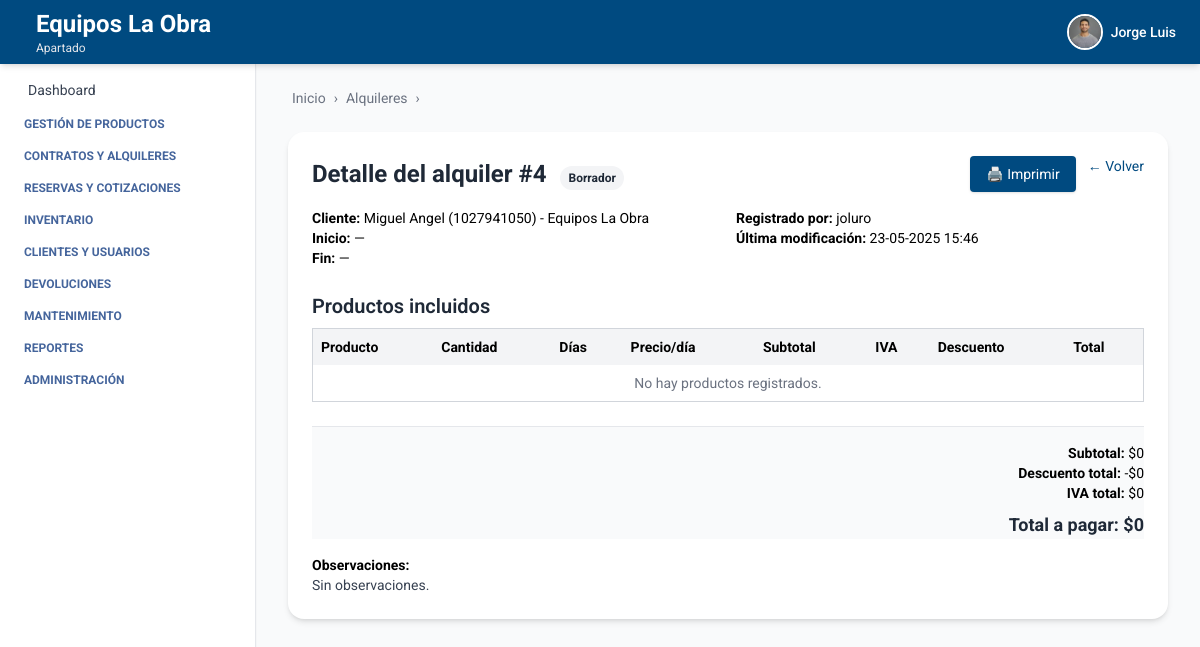
Before: /alquiler/ver/4/ (signed in) with the older database file.
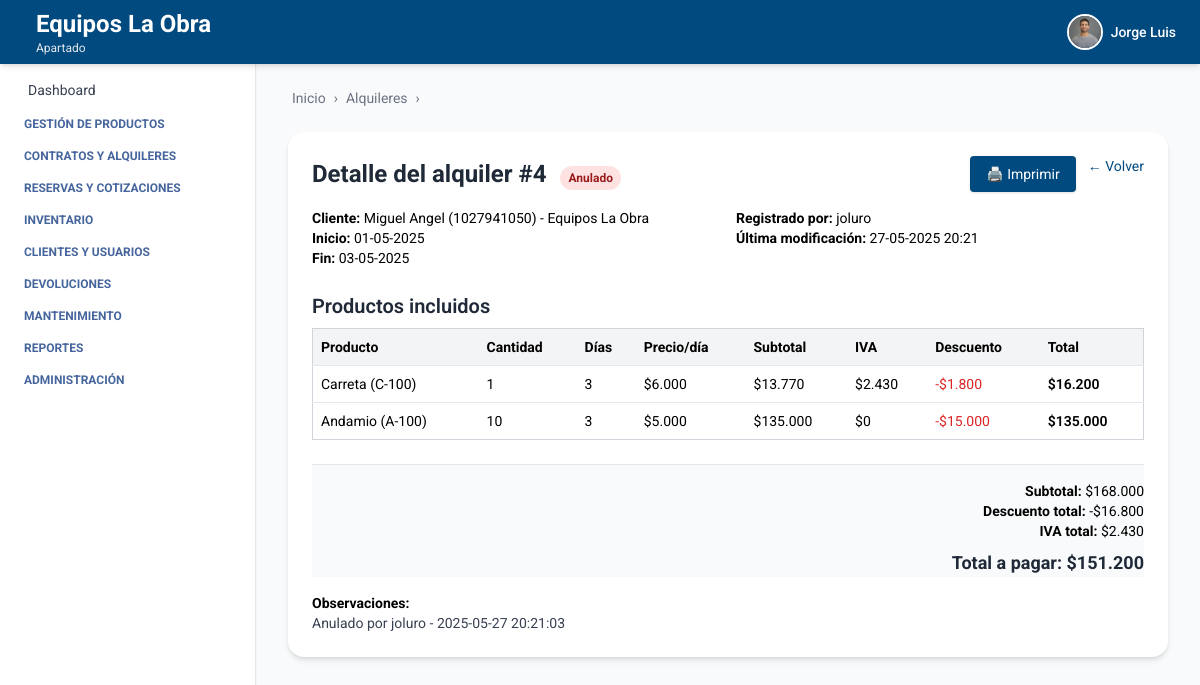
After: the same page with the newer database file.
### alquiler/models.py (models this page shows, shortened)
class Alquiler(models.Model):
    ESTADOS_ALQUILER = [
        ('cotizacion', 'Cotización'),
        ('borrador', 'Borrador'),
        ('reservado', 'Reservado'),
        ('en_curso', 'En curso'),
        ('liquidado', 'Liquidado'),
        ('anulado', 'Anulado'),
    ]
    usuario = models.ForeignKey(
        settings.AUTH_USER_MODEL, on_delete=models.CASCADE)
    cliente = models.ForeignKey(
        Cliente, on_delete=models.PROTECT, related_name='alquileres', null=True, blank=True)
    fecha_inicio = models.DateField(null=True, blank=True)
    fecha_fin = models.DateField(null=True, blank=True)
    observaciones = models.TextField(blank=True)
    total = models.DecimalField(
        max_digits=10, decimal_places=2, default=0.0,
        help_text="Total cobro del alquiler"
    )
    estado = models.CharField(
        max_length=20, choices=ESTADOS_ALQUILER, default='borrador')
    descuento_general = models.DecimalField(
        max_digits=5, decimal_places=2, default=0.0,
        help_text="Descuento general en % sobre el total del alquiler"
    )
    created_at = models.DateTimeField(auto_now_add=True)
    updated_at = models.DateTimeField(auto_now=True)
    created_by = models.ForeignKey(
        settings.AUTH_USER_MODEL, on_delete=models.SET_NULL,
        null=True, blank=True, related_name='alquileres_creados_por'
    )
    updated_by = models.ForeignKey(
        settings.AUTH_USER_MODEL, on_delete=models.SET_NULL,
        null=True, blank=True, related_name='alquileres_actualizados_por'
    )

class AlquilerItem(models.Model):
    alquiler = models.ForeignKey(
        'Alquiler', on_delete=models.CASCADE, related_name='items')
    producto = models.ForeignKey('producto.Producto', on_delete=models.CASCADE)
    cantidad = models.PositiveIntegerField(null=True, blank=True, default=1)
    dias_a_cobrar = models.PositiveIntegerField(null=True, blank=True)
    precio_dia = models.DecimalField(max_digits=10, decimal_places=2)
    valor_iva = models.DecimalField(max_digits=10, decimal_places=2, default=0)
    subtotal_item = models.DecimalField(
        max_digits=10, decimal_places=2, default=0)
    descuento_porcentaje = models.DecimalField(
        max_digits=10, decimal_places=2, default=0.0,
        help_text="Descuento individual en % (ej. 10 para 10%)"
    )
    valor_item = models.DecimalField(
        max_digits=10, decimal_places=2, default=0)
    @property
    def valor_descuento(self):
        base = self.cantidad * self.dias_a_cobrar * self.precio_dia
        return base * (self.descuento_porcentaje / Decimal('100'))

### persona/models.py (models this page shows, shortened)
class Persona(models.Model):
    TIPO_DOCUMENTO_CHOICES = [
        ('CC', 'Cédula de ciudadanía'),
        ('NIT', 'NIT'),
        ('CE', 'Cédula de extranjería'),
    ]
    nombre = models.CharField(max_length=100)
    apellidos = models.CharField(max_length=100)
    tipo_documento = models.CharField(max_length=10, choices=TIPO_DOCUMENTO_CHOICES)
    telefono = models.CharField(max_length=20, blank=True, null=True)
    correo = models.EmailField(blank=True, null=True)
    direccion = models.CharField(max_length=255, blank=True, null=True)
    class Meta:
        verbose_name = 'Persona'
        verbose_name_plural = 'Personas'

### cliente/models.py (models this page shows)
class Cliente(Persona):
    documento = models.CharField(max_length=30)  # ← ahora está en Cliente
    empresa = models.ForeignKey(Empresa, on_delete=models.CASCADE)
    estado = models.BooleanField(default=True)
    class Meta:
        verbose_name = 'Cliente'
        verbose_name_plural = 'Clientes'
        unique_together = ('documento', 'empresa')  # ✅ ahora sí funciona
    def __str__(self):
        return f"{self.nombre} ({self.documento}) - {self.empresa.nombre}"

### empresa/models.py (models this page shows, shortened)
class Empresa(models.Model):
    ESTADOS = [
        ("activo", "Activo"),
        ("inactivo", "Inactivo"),
    ]
    nombre = models.CharField(max_length=100)
    nit = models.CharField(max_length=50, unique=True)
    ciudad = models.CharField(max_length=100, blank=True, null=True)
    direccion = models.CharField(max_length=255, blank=True, null=True)
    departamento = models.CharField(max_length=100, blank=True, null=True)
    telefono = models.CharField(max_length=20, blank=True, null=True)
    estado = models.CharField(max_length=20, choices=ESTADOS, default="activo")
    logo = models.ImageField(upload_to='empresas/img/', blank=True, null=True)

### autenticacion/models.py (models this page shows, shortened)
class Usuario(AbstractUser):
    telefono = models.CharField(max_length=20, blank=True, null=True)
    empresa = models.ForeignKey(Empresa, on_delete=models.SET_NULL, null=True, blank=True)
    sucursal = models.ForeignKey(Sucursal, on_delete=models.SET_NULL, null=True, blank=True)
    rol = models.ForeignKey(Rol, on_delete=models.SET_NULL, null=True, blank=True)
    ESTADOS = [
        ("activo", "Activo"),
        ("inactivo", "Inactivo"),
    ]
    estado = models.CharField(max_length=10, choices=ESTADOS, default="activo")
    foto_perfil = models.ImageField(upload_to='usuarios/img/', blank=True, null=True)
    groups = models.ManyToManyField(
        Group,
        related_name='usuarios',  # Evita conflicto con 'user_set'
        blank=True,
        help_text='The groups this user belongs to.',
        verbose_name='groups'
    )
    user_permissions = models.ManyToManyField(
        Permission,
        related_name='usuarios',  # Evita conflicto con 'user_set'
        blank=True,
        help_text='Specific permissions for this user.',
        verbose_name='user permissions'
    )

### producto/models.py (models this page shows)
class Producto(models.Model):
    ESTADOS = [
        ("activo", "Activo"),
        ("inactivo", "Inactivo"),
        ("disponible", "Disponible"),
        ("no_disponible", "No disponible"),
    ]
    nombre = models.CharField(max_length=100)
    descripcion = models.TextField()
    codigo_interno = models.CharField(max_length=50)
    estado = models.CharField(max_length=20, choices=ESTADOS, default="activo")
    iva_porcentaje = models.DecimalField(max_digits=5, decimal_places=2, default=0, help_text="Porcentaje de IVA aplicado al producto")
    ubicacion_actual = models.CharField(max_length=100)
    marca = models.CharField(max_length=100, blank=True, null=True)
    modelo = models.CharField(max_length=100, blank=True, null=True)
    serial = models.CharField(max_length=100, blank=True, null=True)
    imagen = models.ImageField(upload_to="media/productos/", null=True, blank=True)
    empresa = models.ForeignKey(Empresa, on_delete=models.CASCADE, related_name='productos', default=1)
    sucursal = models.ForeignKey(Sucursal, on_delete=models.CASCADE, related_name='productos', default=1)
    categoria = models.ForeignKey(Categoria, on_delete=models.SET_NULL, null=True, blank=True, related_name='productos')
    proveedor = models.ForeignKey(Proveedor, on_delete=models.SET_NULL, null=True, blank=True, related_name='productos')
    created_at = models.DateTimeField(auto_now_add=True)
    updated_at = models.DateTimeField(auto_now=True)
    creado_por = models.CharField(max_length=100, blank=True, null=True)
    modificado_por = models.CharField(max_length=100, blank=True, null=True)
    class Meta:
        ordering = ['nombre']
        verbose_name = 'Producto'
        verbose_name_plural = 'Productos'
        constraints = [
            models.UniqueConstraint(fields=['empresa', 'codigo_interno'], name='unique_codigo_por_empresa')
        ]
    def __str__(self):
        return f"{self.nombre} ({self.codigo_interno})"
    objects = ProductoManager()

### alquiler/views_alquiler.py (the view)
# urls.py: path('ver/<int:pk>/', ver_alquiler, name='ver_alquiler'),
@login_required
def ver_alquiler(request, pk):
    try:
        alquiler = Alquiler.objects.get(pk=pk, usuario__empresa=request.user.empresa)
    except Alquiler.DoesNotExist:
        messages.error(request, f"El alquiler #{pk} no existe o no pertenece a tu empresa.")
        return redirect('alquiler_list')
    subtotal = Decimal(0)
    descuento_total = Decimal(0)
    iva_total = Decimal(0)
    total_con_descuento = Decimal(0)
    for item in alquiler.items.select_related('producto'):
        base = item.dias_a_cobrar * item.precio_dia * item.cantidad
        descuento = base * (item.descuento_porcentaje / Decimal('100'))
        subtotal += base
        descuento_total += descuento
        iva = (base - descuento) * (item.producto.iva_porcentaje / Decimal('100'))
        iva_total += iva
        total_con_descuento += (base - descuento)
    context = {
        'alquiler': alquiler,
        'total': total_con_descuento,
        'subtotal': subtotal,
        'descuento_total': descuento_total,
        'iva_total': iva_total,
        'breadcrumb_items': [('Alquileres', 'Ver')]
    }
    return render(request, 'ver_alquiler.html', context)

### alquiler/templates/ver_alquiler.html (shortened to what the changed rows need)
{% extends 'index.html' %}
{% load humanize %}
{% block breadcrumb %}
  {% include 'breadcrumb.html' with home='/' breadcrumbs=breadcrumb_items %}
{% endblock %}
{% block content %}
  <div class="max-w-5xl mx-auto mt-6 bg-white p-6 rounded-2xl shadow-md">
    <div class="flex justify-between items-center mb-4">
      <h2 class="text-2xl font-bold text-gray-800">
        Detalle del alquiler #{{ alquiler.id }}
        <span class="ml-2 inline-block text-xs px-2 py-1 rounded-full
      {% if alquiler.estado == 'borrador' %}
             bg-gray-100 text-gray-800
          {% elif alquiler.estado == 'en_curso' %}
             bg-blue-100 text-blue-800
          {% elif alquiler.estado == 'con_abono' %}
             bg-yellow-100 text-yellow-800
          {% elif alquiler.estado == 'liquidado' %}
             bg-green-100 text-green-800
          {% elif alquiler.estado == 'anulado' %}
             bg-red-100 text-red-800
          {% endif %}">
          {{ alquiler.get_estado_display }}
        </span>
      </h2>
      <div class="flex gap-3">
        <a href="{% url 'imprimir_alquiler' alquiler.id %}" target="_blank" class="text-sm bg-[var(--primary-color)] text-white px-4 py-2 rounded hover:bg-blue-800 transition shadow">🖨️ Imprimir</a>
        <a href="{% url 'alquiler_list' %}" class="text-sm text-[var(--primary-color)] hover:underline">← Volver</a>
      </div>
    </div>
    <div class="grid md:grid-cols-2 gap-4 text-sm mb-6">
      <div>
        <p>
          <strong>Cliente:</strong> {{ alquiler.cliente }}
        </p>
        <p>
          <strong>Inicio:</strong> {{ alquiler.fecha_inicio|date:'d-m-Y'|default:'—' }}
        </p>
        <p>
          <strong>Fin:</strong> {{ alquiler.fecha_fin|date:'d-m-Y'|default:'—' }}
        </p>
      </div>
      <div>
        <p>
          <strong>Registrado por:</strong> {{ alquiler.usuario.username }}
        </p>
        <p>
          <strong>Última modificación:</strong> {{ alquiler.updated_at|date:'d-m-Y H:i' }}
        </p>
      </div>
    </div>
    <table class="min-w-full bg-white border border-gray-300 rounded text-sm mb-6">
      <thead class="bg-gray-100">
        <tr>
          <th class="text-left p-2">Producto</th>
          <th class="text-left p-2">Cantidad</th>
          <th class="text-left p-2">Días</th>
          <th class="text-left p-2">Precio/día</th>
          <th class="text-left p-2">Subtotal</th>
          <th class="text-left p-2">IVA</th>
          <th class="text-left p-2">Descuento</th>
          <th class="text-left p-2">Total</th>
        </tr>
      </thead>
      <tbody>
        {% for item in alquiler.items.all %}
          <tr class="border-t">
            <td class="p-2">{{ item.producto }}</td>
            <td class="p-2">{{ item.cantidad }}</td>
            <td class="p-2">{{ item.dias_a_cobrar }}</td>
            <td class="p-2">${{ item.precio_dia|floatformat:0|intcomma }}</td>
            <td class="p-2">${{ item.subtotal_item|floatformat:0|intcomma }}</td>
            <td class="p-2">${{ item.valor_iva|floatformat:0|intcomma }}</td>
            <td class="p-2 text-red-600">-${{ item.valor_descuento|floatformat:0|intcomma }}</td>
            <td class="p-2 font-semibold">${{ item.valor_item|floatformat:0|intcomma }}</td>
          </tr>
        {% empty %}
          <tr>
            <td colspan="8" class="p-2 text-center text-gray-500">No hay productos registrados.</td>
          </tr>
        {% endfor %}
      </tbody>
    </table>
    <div class="bg-gray-50 border-t pt-4 text-sm text-right">
      <p>
        <strong>Subtotal:</strong> ${{ subtotal|floatformat:0|intcomma }}
      </p>
      <p>
        <strong>Descuento total:</strong> -${{ descuento_total|floatformat:0|intcomma }}
      </p>
      <p>
        <strong>IVA total:</strong> ${{ iva_total|floatformat:0|intcomma }}
      </p>
      <p class="text-lg text-gray-800 mt-2 font-bold">Total a pagar: ${{ total|floatformat:0|intcomma }}</p>
    </div>
    <div class="mt-4 text-sm">
      <p>
        <strong>Observaciones:</strong>
      </p>
      <p class="text-gray-700 whitespace-pre-line">{{ alquiler.observaciones|default:'Sin observaciones.' }}</p>
    </div>
  </div>
{% endblock %}

Changed rows visible on the page:
changed Alquiler "Miguel Angel (1027941050) - Equipos La Obra": estado "Borrador" → "Anulado"; fecha_inicio "—" → "01-05-2025"; fecha_fin "—" → "03-05-2025"; updated_at "23-05-2025 15:46" → "27-05-2025 20:21"; observaciones "Sin observaciones." → "Anulado por joluro - 2025-05-27 20:21:03"
added AlquilerItem: producto "Carreta (C-100)", cantidad "1", dias_a_cobrar "3", precio_dia "6.000", subtotal_item "13.770", valor_iva "2.430", valor_descuento "1.800", valor_item "16.200"
added AlquilerItem: producto "Andamio (A-100)", cantidad "10", dias_a_cobrar "3", precio_dia "5.000", subtotal_item "135.000", valor_iva "0", valor_descuento "15.000", valor_item "135.000"
Other visible differences:
{{ subtotal|floatformat:0|intcomma }}: "0" → "168.000"
{{ descuento_total|floatformat:0|intcomma }}: "0" → "16.800"
{{ iva_total|floatformat:0|intcomma }}: "0" → "2.430"
{{ total|floatformat:0|intcomma }}: "0" → "151.200"
text no longer shown: "No hay productos registrados."
